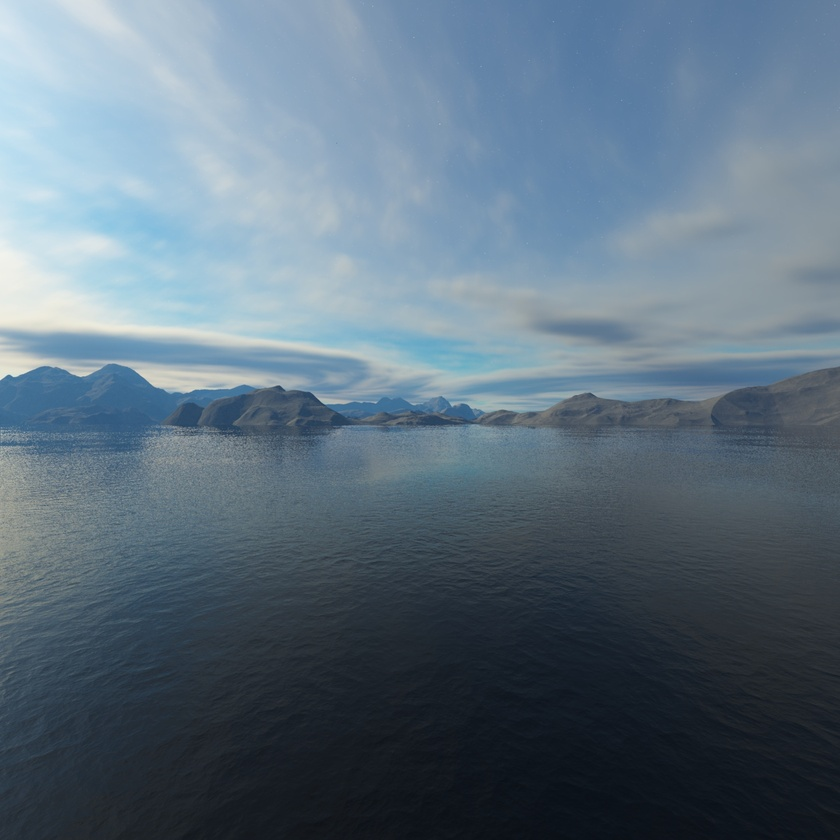
#> input picture tools/mini_utils/skybox_merger/skybox/left.jpg, 840 x 840 px, shrunk from 2048 x 2048 before the run
$ python skybox_merger.py
#> lines starting #> are read from the running program, lines starting #| are printed output that depends on the picture
from PIL import Image

left   = "skybox/left.jpg"
front  = "skybox/front.jpg"
right  = "skybox/right.jpg"
back   = "skybox/back.jpg"
top    = "skybox/top.jpg"
bottom = "skybox/bottom.jpg"

output = "skybox.jpg"

# Load images
left   = Image.open(left)
#> left is the input picture: PIL image 840x840 RGB; mean R, G, B 94.1, 112.4, 126.9
front  = Image.open(front)
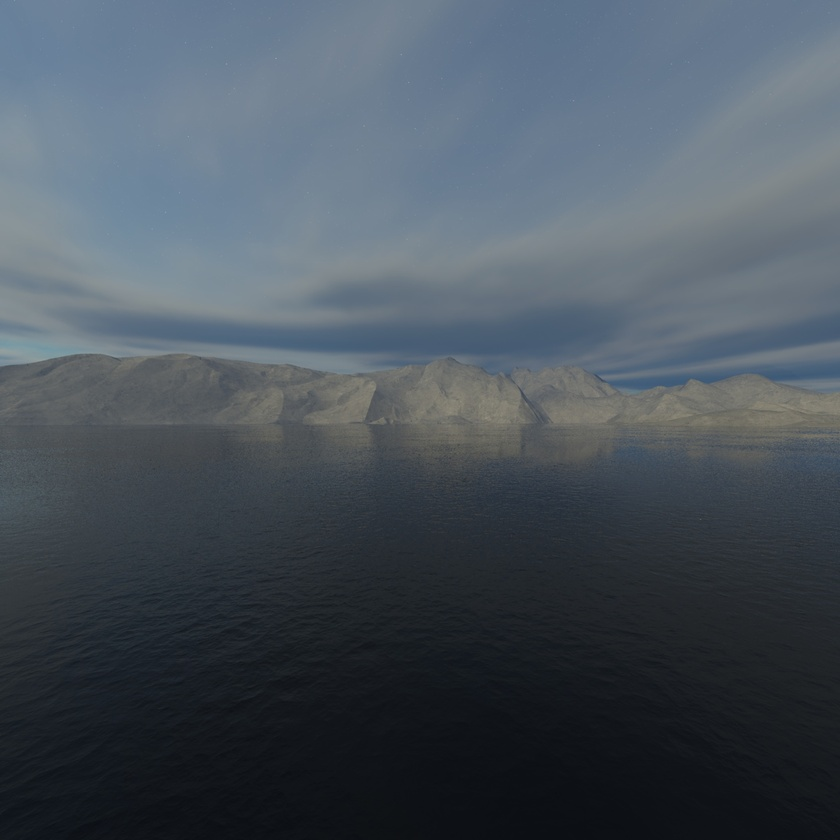
#> input picture tools/mini_utils/skybox_merger/skybox/front.jpg, 840 x 840 px, shrunk from 2048 x 2048 before the run
#> front is the input picture: PIL image 840x840 RGB; mean R, G, B 73.4, 83.2, 92.6
right  = Image.open(right)
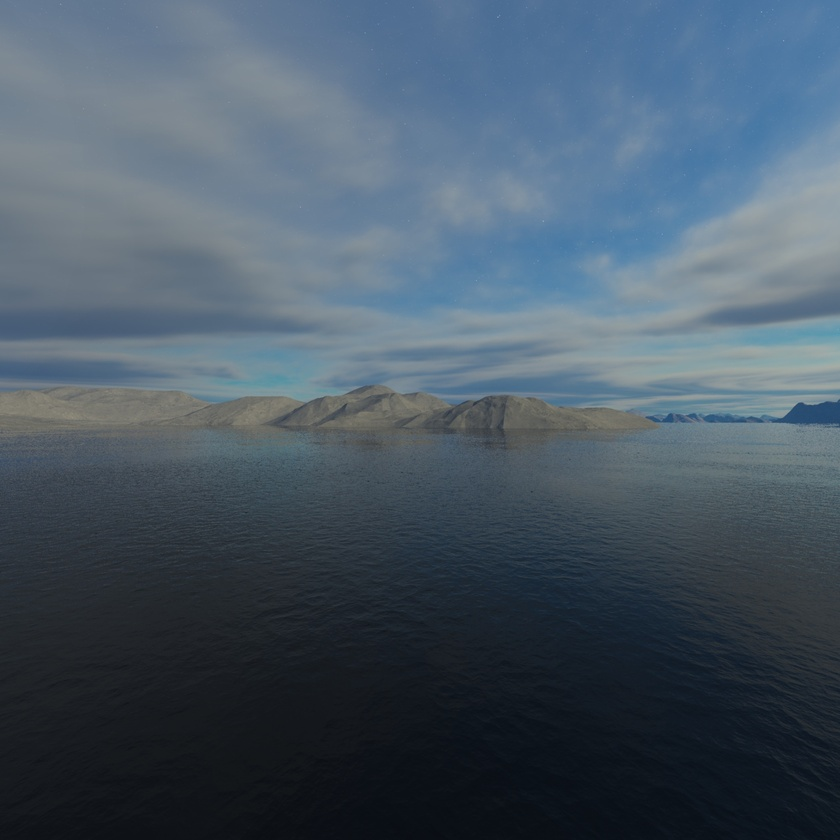
#> input picture tools/mini_utils/skybox_merger/skybox/right.jpg, 840 x 840 px, shrunk from 2048 x 2048 before the run
#> right is the input picture: PIL image 840x840 RGB; mean R, G, B 72.8, 88.2, 102
back   = Image.open(back)
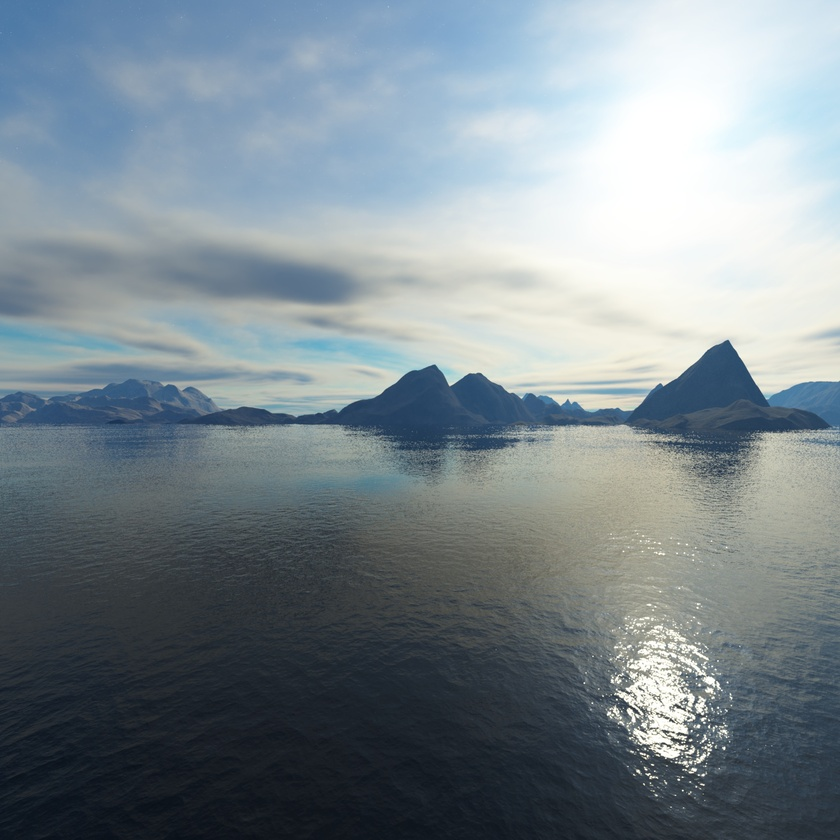
#> input picture tools/mini_utils/skybox_merger/skybox/back.jpg, 840 x 840 px, shrunk from 2048 x 2048 before the run
#> back is the input picture: PIL image 840x840 RGB; mean R, G, B 124.7, 137, 144
top    = Image.open(top)
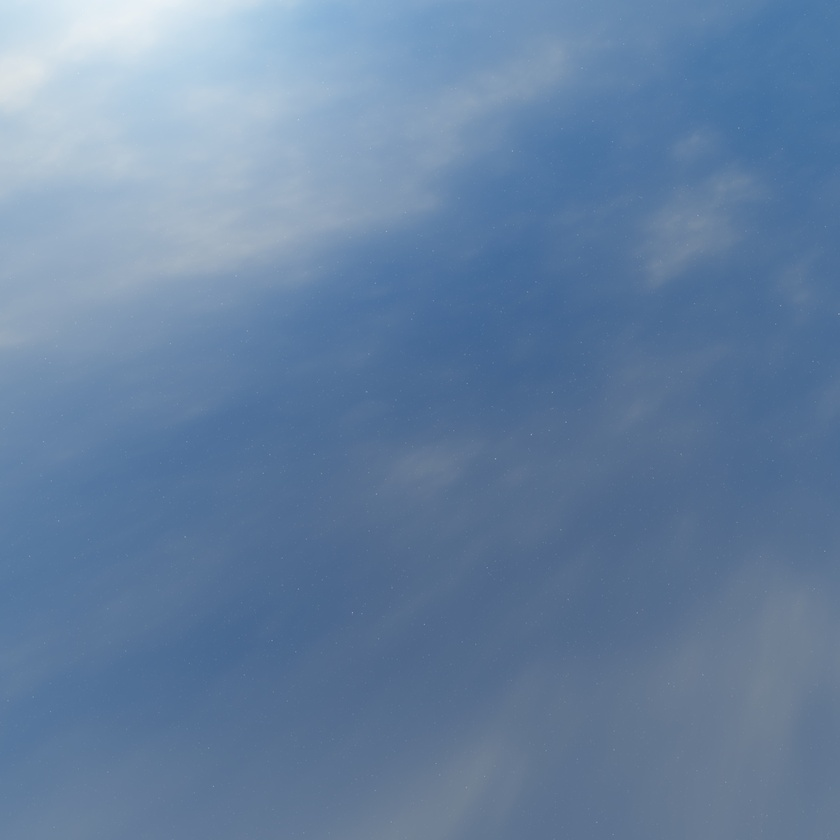
#> input picture tools/mini_utils/skybox_merger/skybox/top.jpg, 840 x 840 px, shrunk from 2048 x 2048 before the run
#> top is the input picture: PIL image 840x840 RGB; mean R, G, B 102.4, 129.6, 161.7
bottom = Image.open(bottom)
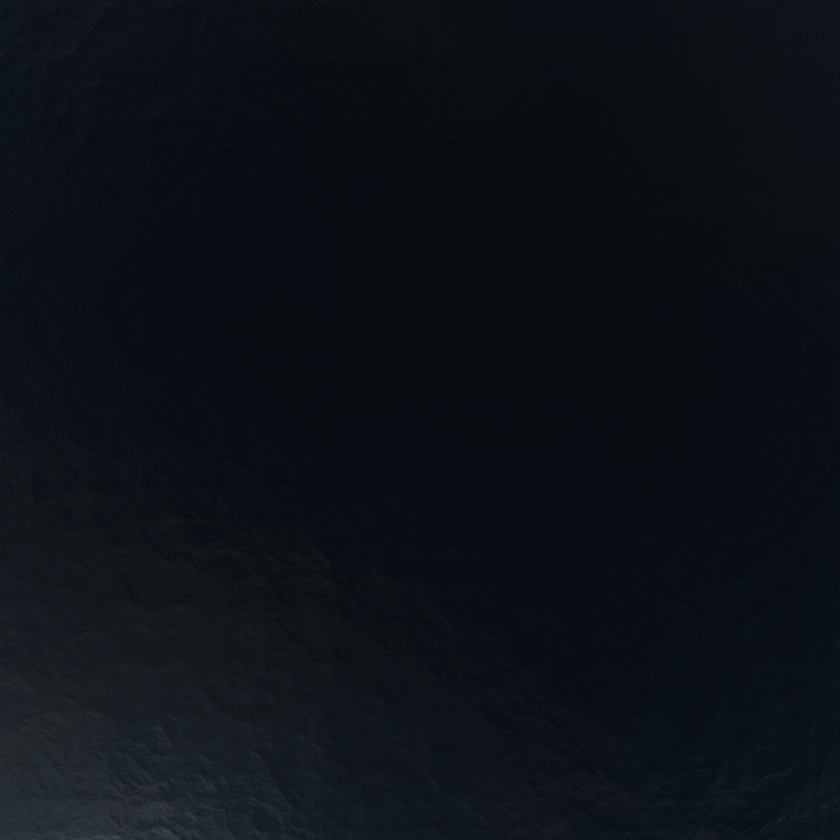
#> input picture tools/mini_utils/skybox_merger/skybox/bottom.jpg, 840 x 840 px, shrunk from 2048 x 2048 before the run
#> bottom is the input picture: PIL image 840x840 RGB; mean R, G, B 12.7, 16.8, 23

# Create a new image
skybox = Image.new("RGB", (left.width * 4, left.height * 3))
#> skybox: PIL image 3360x2520 RGB; every value is 0

# Paste images
skybox.paste(left,   (0, left.height))
skybox.paste(front,  (left.width, front.height))
skybox.paste(right,  (left.width * 2, right.height))
skybox.paste(back,   (left.width * 3, back.height))
skybox.paste(top,    (left.width, 0))
skybox.paste(bottom, (left.width, bottom.height * 2))

# Mirror the top and bottom
top = top.transpose(Image.FLIP_LEFT_RIGHT)
bottom = bottom.transpose(Image.FLIP_LEFT_RIGHT)
skybox.paste(top,    (0, 0))
skybox.paste(top,    (top.width * 2, 0))
skybox.paste(bottom, (0, bottom.height * 2))
skybox.paste(bottom, (bottom.width * 2, bottom.height * 2))
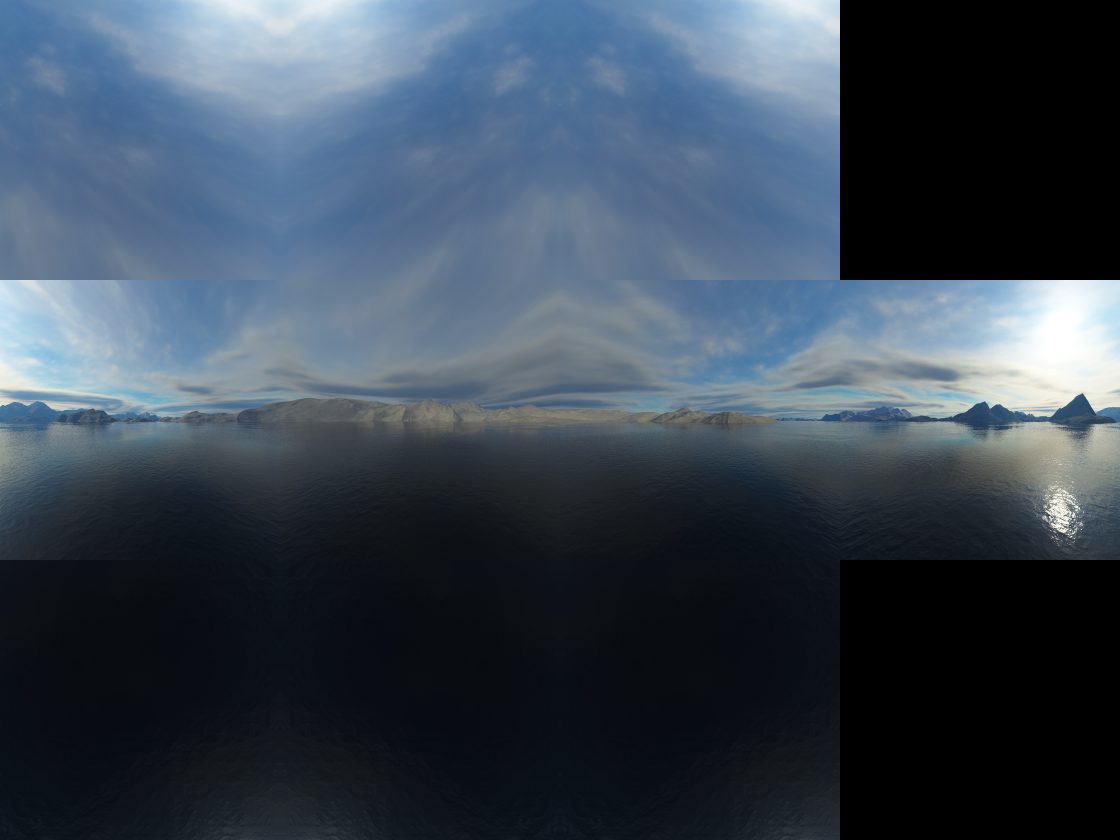
#> skybox: PIL image 3360x2520 RGB (shown at 1/3 size); mean R, G, B 59.2, 71.7, 85

# Save the image
skybox.save(output)
